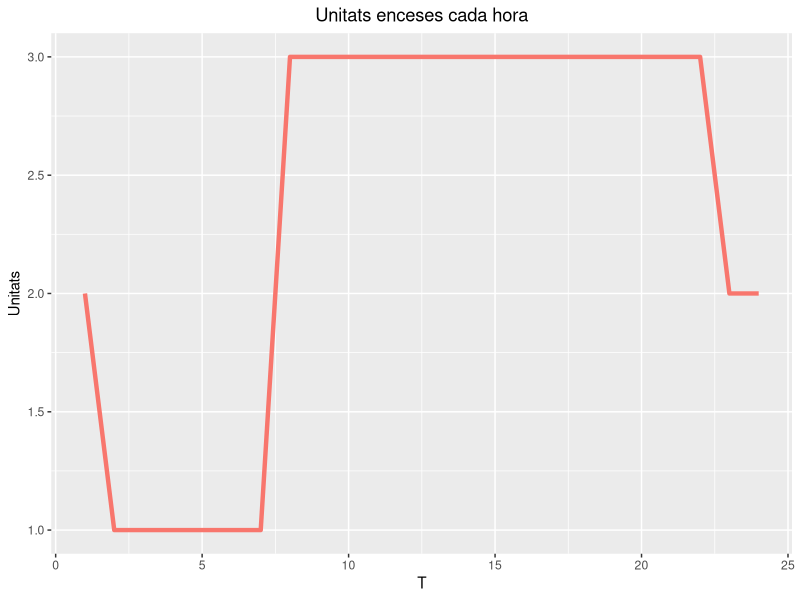
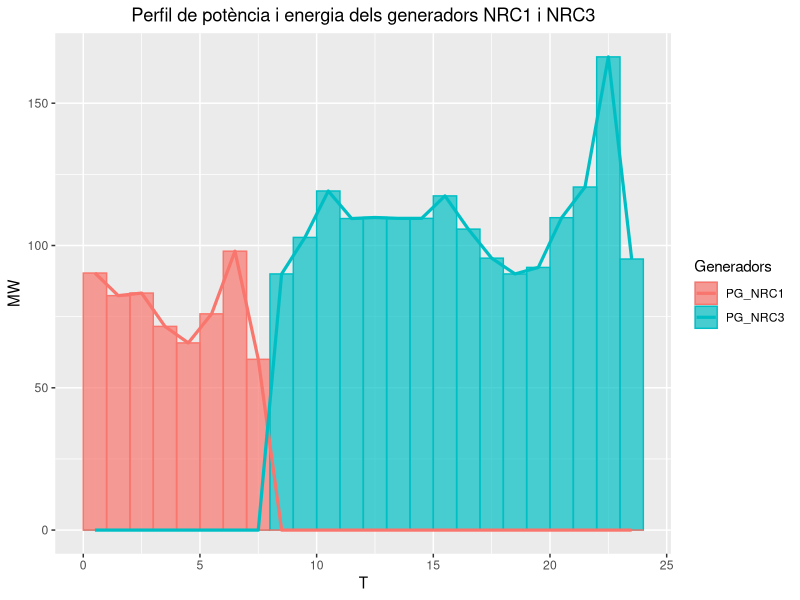
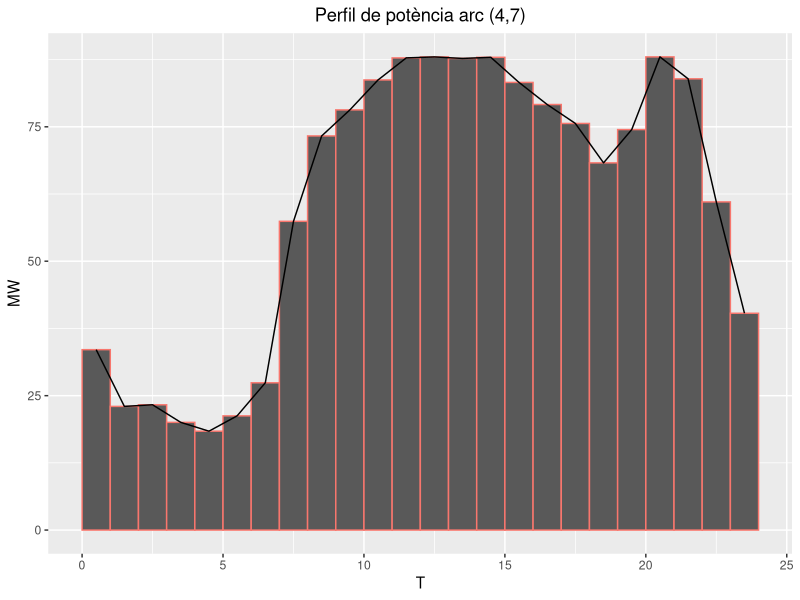
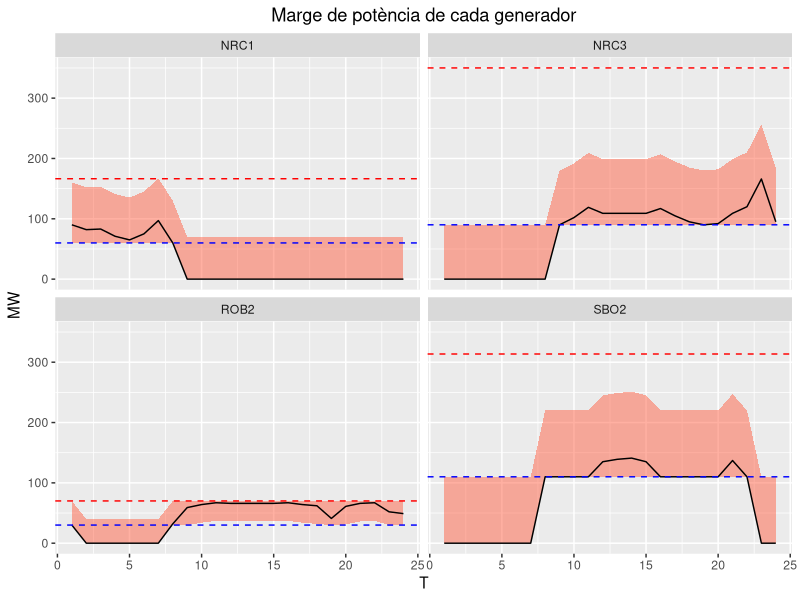
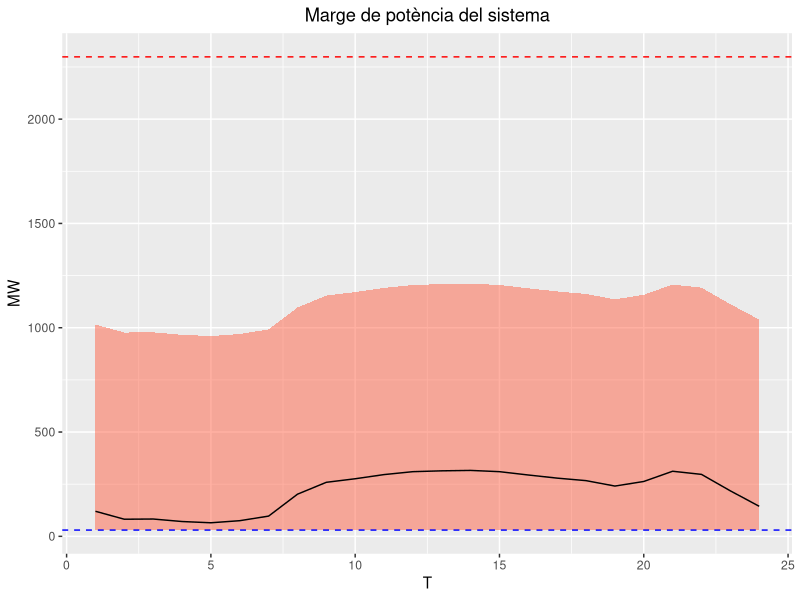

Generate these figures, in order, with R:
setwd(dirname(rstudioapi::getActiveDocumentContext()$path))
library(ggplot2)
library(tidyr)
library(dplyr)
rm(list = ls())
#### 3.1. Problema infactible ####

# ampl: include E1A31.run;
# presolve, variable P[7,8,21]:
#   impossible deduced bounds: lower = 8.14, upper = 8;
#   difference = 0.14
#   presolve, variable P[7,8,14]:
#     impossible deduced bounds: lower = 8.58, upper = 8;
#   difference = 0.58
#   presolve, variable P[7,8,13]:
#     impossible deduced bounds: lower = 8.25, upper = 8;
#   difference = 0.25
#   presolve: constraint NPFE[11,21] cannot hold:
#     body <= -75.57 cannot be >= -73; difference = -2.57
#   presolve: constraint NPFE[11,15] cannot hold:
#     body <= -73.04 cannot be >= -73; difference = -0.04
#   13 presolve messages suppressed.
#   CostTotal = 36961.1

#### 3.2. Alpha ####

# Alpha = 0.0886109

#### 3.3. Cost adicional ####

## 1. Taules de les variables de decisció 
# CostTotal = 999376

## Hem ajustat el valor màxim d'alpha a 0.09 perquè sinó donava problema infactible 

P <- read.table("P3.txt", header = TRUE)
pg <- read.table("Apartat3_5_PG.txt", header = TRUE)
th <- read.table("Apartat3_5_TH.txt", header = TRUE)
alpha <- read.table("Apartat3_1_alpha.txt", skip = 1)
colnames(alpha) <- c("D03","D04","D05","D08","D09","D10","D11","D12","D13","D14")
u <- read.table("Apartat3_5_u.txt", header = TRUE)
v <- read.table("Apartat3_1_v.txt", header = TRUE)
w <- read.table("Apartat3_1_w.txt", header = TRUE)
arcs <- c("(1,2)", "(1,5)", "(2,3)", "(2,4)", "(2,5)", "(3,4)", "(4,5)", "(4,7)", "(4,9)", "(5,6)", "(6,11)", "(6,12)", "(6,13)", "(7,8)", "(7,9)", "(9,10)", "(9,14)", "(10,11)", "(12,13)", "(13,14)")
colnames(P) <- arcs
colnames(th) <- paste("Th", 1:14, sep="")

## b) unitats necesaries per satisfer la demanda dels nodes a cada periode de temps 

df2 <- read.table("Apartat3_2.txt", skip = 1)
colnames(df2) <- "nUnitats"
df2$T <- 1:24
ggplot(data = df2) +
  geom_line(aes(x = T, y = nUnitats, color = "pink"), linewidth=1.5) +
  labs(title = "Unitats enceses cada hora", x = "T", y = "Unitats") +
  theme(legend.position = "none",plot.title = element_text(hjust = 0.5))

## c) gràfic del perfil de potència i energia de dues unitats generadores al llarg del temps
T <- 1:24
df3 <- read.table("Apartat3_3.txt", header = TRUE)
df3$T <- T
df32 <- pivot_longer(df3, cols = c(PG_NRC3, PG_NRC1), names_to = "Generadors", values_to = "Potencia")

df32$Tprev <- df32$T -1

ggplot(data = df32) + 
  geom_rect(aes(xmin = Tprev, xmax = T, ymin = 0, ymax = Potencia, fill = Generadors, color = Generadors), 
            alpha = 0.7) +
  geom_line(aes(x = (T-0.5), y = Potencia, color = factor(Generadors)), linewidth = 1.1) +
  labs(title = "Perfil de potència i energia dels generadors NRC1 i NRC3", x = "T", y = "MW") +
  theme(plot.title = element_text(hjust = 0.5))

## d) quin és l'arc més sobrecarregat? gràfic del seu perfil de potència al llarg del temps 

carregatotal <- colSums(abs(P))
names(carregatotal) <- colnames(P)
names(which.max((carregatotal))) #arc L=(4,7) més sobrecarregat 
arc <- data.frame(potencia = P[, which.max((carregatotal))])
arc$T <- T
arc$Tprev <- T-1

ggplot(data = arc) + 
  geom_rect(aes(xmin = Tprev, xmax = T, ymin = 0, ymax = potencia, color = "black")) +
  geom_line(aes(x = T-0.5, y = potencia))+
  labs(title = "Perfil de potència arc (4,7)", x = "T", y = "MW") +
  theme(legend.position = "none", plot.title = element_text(hjust = 0.5))

## e) marge de potència disponible té el sistema a cada període per absorbir eventuals desajustos d oferta i o demanda
marges <- read.table("Apartat3_42.txt", header = TRUE)
U <- marges$rup
D <- marges$rdown
M <- marges
# marges de generadors oberts
pg2 <- pg[,-which(sapply(pg, sum)==0)]
pg2$T <- T
marges$generador <- colnames(pg)
marges <- marges[-which(sapply(pg, sum)==0),]
rownames(marges) <- marges$generador

# fem un df en format allargat per poder fer el ggplot b
potencia_hores <- pivot_longer(data = pg2, cols = 1:4, names_to = "generador", values_to = "mgw")

# unim els marges amb les dades de potencia i ajustem els marges per cada temps i generador 
prova <- left_join(marges[,3:5], potencia_hores, by="generador")
prova[prova$rdown < 0, 2] <- 0
prova[,"rdown"] <- prova$mgw-prova$rdown
prova[,"rup"] <- prova$mgw+prova$rup
prova[prova[,"rdown"]<0,"rdown"] <- 0

prova2 <- prova

# ajustem els marges pq on siguin mes grans q pmin i mes petits q pmax 
for(i in 1:nrow(prova)){
  if(prova[i,"mgw"]>0 && prova[i, "rdown"]<marges[prova[i,"generador"],"pmin"]){
    prova2[i, "rdown"] <- marges[prova[i,"generador"],"pmin"]
  } 
  else if(prova[i, "rup"]>=marges[prova[i,"generador"],"pmax"]){
    prova2[i, "rup"] <- marges[prova[i,"generador"],"pmax"]
  }
}
prova2[prova2$generador=="ROB2"& prova2$rup > 40, "rup"] <- 70

# gràfic per cada generador obert
ggplot(data = prova2, aes(x = T, y = mgw)) + 
  geom_ribbon(aes(ymin = rdown, ymax = rup), fill = "tomato", alpha = 0.5) +
  geom_line() +
  facet_wrap(~generador, ncol = ) +
  labs(title = "Marge de potència de cada generador", x="T", y="MW")+
  geom_hline(data = marges, aes(yintercept = pmax), color = "red", linetype = "dashed") +
  geom_hline(data = marges, aes(yintercept = pmin), color = "blue", linetype = "dashed") +
  theme(plot.title = element_text(hjust = 0.5))


# ara ho fem per a tots els generadors: capcitat del sistema
total <- prova %>% group_by(T) %>% summarise(potencia = sum(mgw))
up_total <- sum(U)
down_total <- sum(D)

total$up <- total$potencia + up_total#colSums(t(u)*U) # generadors oberts * rampa up
total$down <- total$potencia - down_total#colSums(t(u)*D) # generadors oberts * rampa down
pmax_total <- sum(M$pmax) # suma dels maxims
pmin_total <- min(M$pmin) # minim dels minims

total[total$down<pmin_total,"down"] <- pmin_total


m <- c(pmax_total, pmin_total)

ggplot(data = total, aes(x = T, y = potencia)) + 
  geom_ribbon(aes(ymin = down, ymax = up), fill = "tomato", alpha = 0.5) +
  geom_line() +
  labs(title = "Marge de potència del sistema", x="T", y="MW")+
  geom_hline(aes(yintercept = pmax_total), color = "red", linetype = "dashed") +
  geom_hline(aes(yintercept = pmin_total), color = "blue", linetype = "dashed") +
  theme(plot.title = element_text(hjust = 0.5))

## f) creus que pot tenir setnit incrementar la capacitat d'alguna unitat generadora? si es així, quina inversió econòmica estaries disposat a fer? 

# L unic generador que es veu limitat per la capacitat és el ROB2. La resta sempre estan per sota el màxim. 
